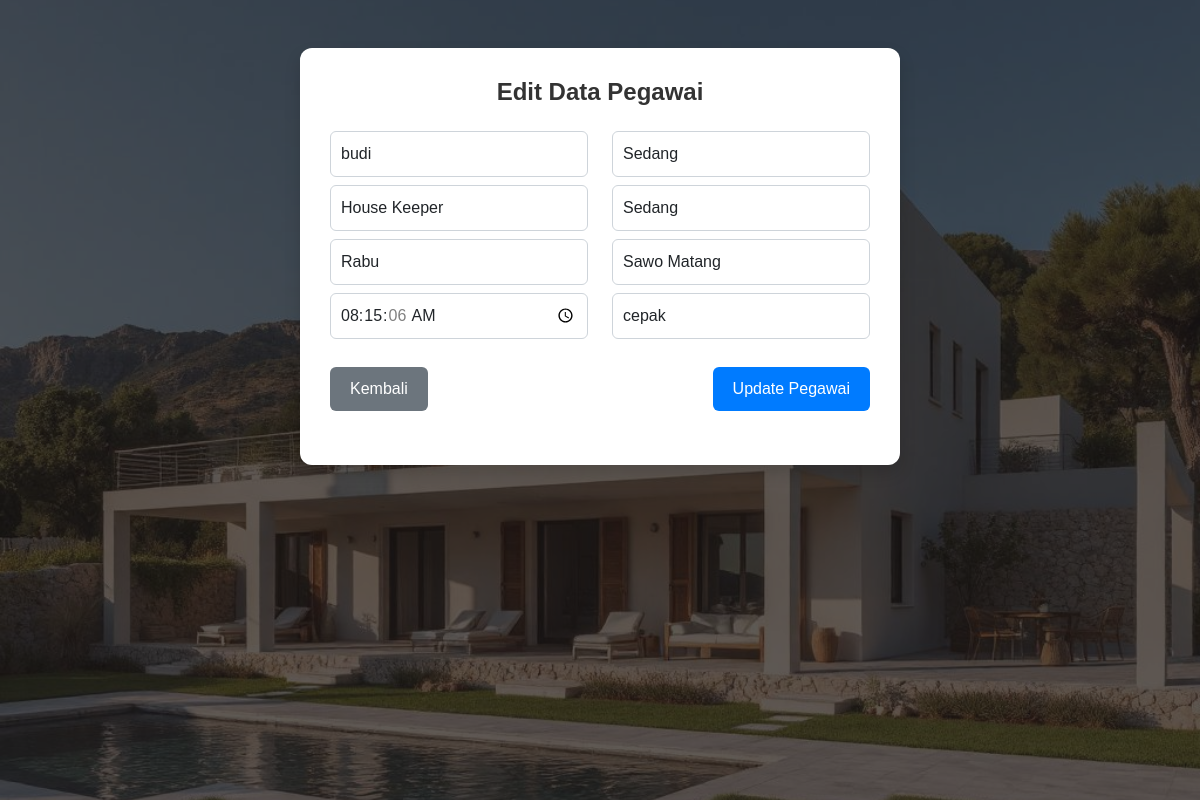
Before: /proses_datapegawai/edit.php?id=1 with the older database file.
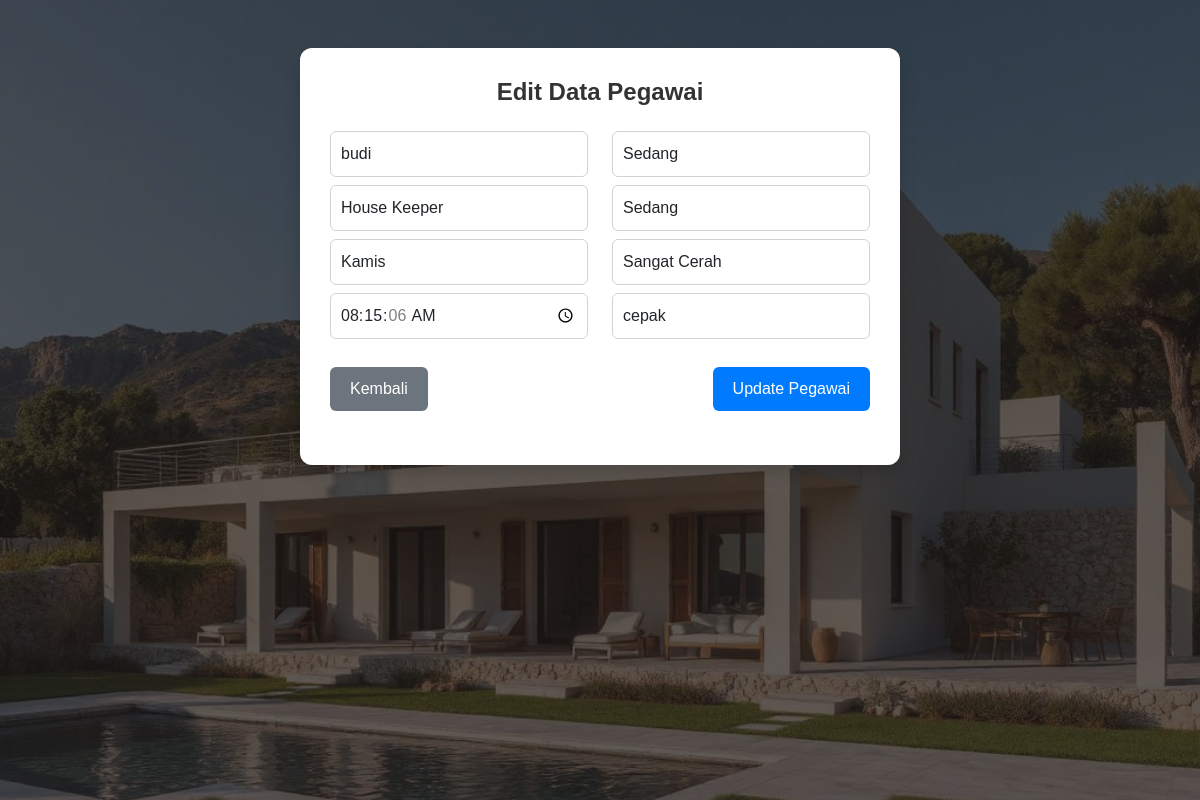
After: the same page with the newer database file.
### tables this page shows
CREATE TABLE `pegawai` (
  `id_pegawai` int(11) NOT NULL,
  `nama` varchar(255) NOT NULL,
  `jabatan` enum('Resepsionis','House Keeper','Security') NOT NULL,
  `hari` enum('Senin','Selasa','Rabu','Kamis','Jumat','Sabtu','Minggu') NOT NULL,
  `waktu_shift` time NOT NULL,
  `tinggi` enum('pendek','sedang','tinggi','sangat tinggi') NOT NULL,
  `tubuh` enum('kurus','sedang','berisi','gemuk') NOT NULL,
  `kulit` enum('cerah','sawo matang','gelap','sangat cerah','sangat gelap') NOT NULL,
  `rambut` varchar(50) NOT NULL,
  `wajah` enum('oval','bulat','persegi','lonjong','segitiga') NOT NULL
);

### proses_datapegawai/edit.php (the view, shortened to what this page needs)
<?php
include '../koneksi.php';
if (isset($_GET['id'])) {
    $id = $_GET['id'];
    $query = "SELECT * FROM pegawai WHERE id_pegawai = '$id'";
    $result = mysqli_query($conn, $query);
    if (mysqli_num_rows($result) > 0) {
        $pegawai = mysqli_fetch_assoc($result);
    } else {
        echo "<script>alert('Data pegawai tidak ditemukan.'); window.location.href='Dashboarddatapegawai.php';</script>";
        exit();
    }
} else {
    echo "<script>alert('ID pegawai tidak ditemukan.'); window.location.href='Dashboarddatapegawai.php';</script>";
    exit();
}
?>
<!DOCTYPE html>
<html lang="en">
<head>
    <link href="https://cdn.jsdelivr.net/npm/bootstrap@5.3.0-alpha1/dist/css/bootstrap.min.css" rel="stylesheet">
</head>
<body>
    <div class="container mt-5">
        <h2 class="text-center mb-4">Edit Data Pegawai</h2>
        <div class="blur-bg"></div>
        <form action="" method="POST" class="mb-4">
            <div class="row">
                <div class="col-md-6">
                    <input type="text" name="nama" class="form-control mb-2"
                        value="<?= htmlspecialchars($pegawai['nama']); ?>" required>
                    <select name="jabatan" class="form-control mb-2" required>
                        <option value="House Keeper" <?= $pegawai['jabatan'] == 'House Keeper' ? 'selected' : ''; ?>>House
                            Keeper</option>
                    </select>
                    <select name="hari" class="form-control mb-2" required>
                        <option value="Rabu" <?= $pegawai['hari'] == 'Rabu' ? 'selected' : ''; ?>>Rabu</option>
                        <option value="Kamis" <?= $pegawai['hari'] == 'Kamis' ? 'selected' : ''; ?>>Kamis</option>
                    </select>
                    <input type="time" name="waktu_shift" class="form-control mb-2"
                        value="<?= htmlspecialchars($pegawai['waktu_shift']); ?>" required>
                </div>
                <div class="col-md-6">
                    <select name="tinggi" class="form-control mb-2" required>
                        <option value="sedang" <?= $pegawai['tinggi'] == 'sedang' ? 'selected' : ''; ?>>Sedang</option>
                    </select>
                    <select name="tubuh" class="form-control mb-2" required>
                        <option value="sedang" <?= $pegawai['tubuh'] == 'sedang' ? 'selected' : ''; ?>>Sedang</option>
                    </select>
                    <select name="kulit" class="form-control mb-2" required>
                        <option value="sawo matang" <?= $pegawai['kulit'] == 'sawo matang' ? 'selected' : ''; ?>>Sawo
                            Matang</option>
                        <option value="sangat cerah" <?= $pegawai['kulit'] == 'sangat cerah' ? 'selected' : ''; ?>>Sangat
                            Cerah</option>
                    </select>
                    <input type="text" name="rambut" class="form-control mb-2"
                        value="<?= htmlspecialchars($pegawai['rambut']); ?>" required>
                </div>
            </div>
            <div class="d-flex justify-content-between">
                <a href="Dashboarddatapegawai.php" class="btn btn-secondary">Kembali</a>
                <button type="submit" class="btn btn-primary">Update Pegawai</button>
            </div>
        </form>
    </div>
</body>
</html>

Changed rows visible on the page:
changed pegawai "budi": hari "Rabu" → "Kamis"; kulit "Sawo Matang" → "Sangat Cerah"
